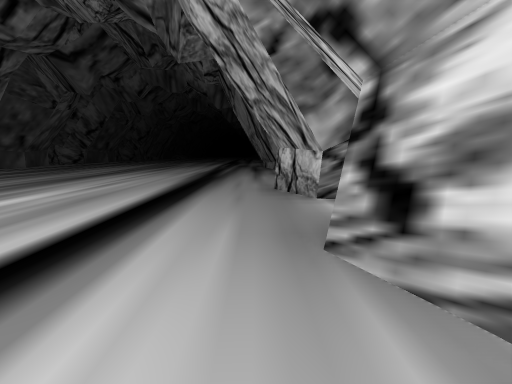
View 1 (above)

24 first-person views from a walk through a scene from a Unity 3-D project. The camera is 1.4 m above the floor, tilts 6° down and sees 70° across. The floor is counted in squares, 2 m on a side. Each view is taken from the middle of a square. On the plan, view 1 faces up. The plan holds only what a view shows up to about 11 squares ahead; the rest is blank. The place goes on beyond the plan. The player is left out.

View 2
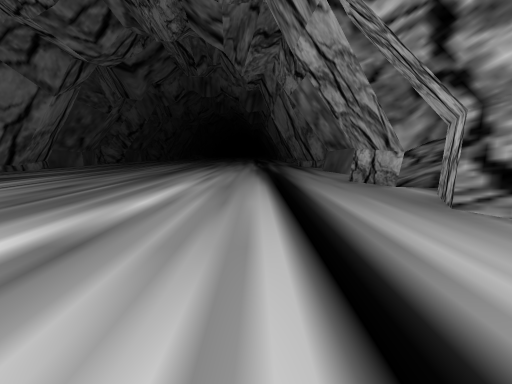

View 3
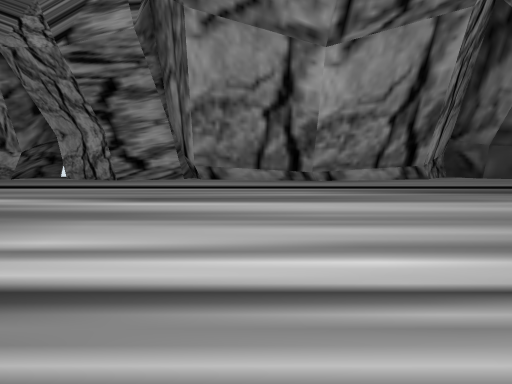

View 4
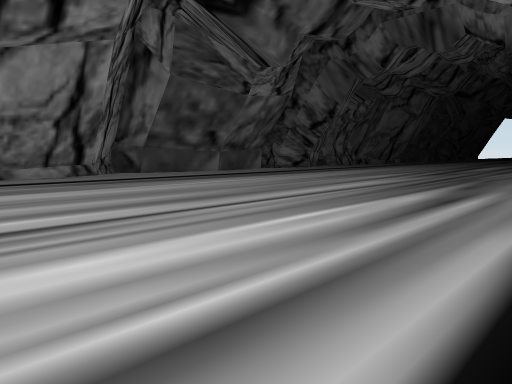

View 5
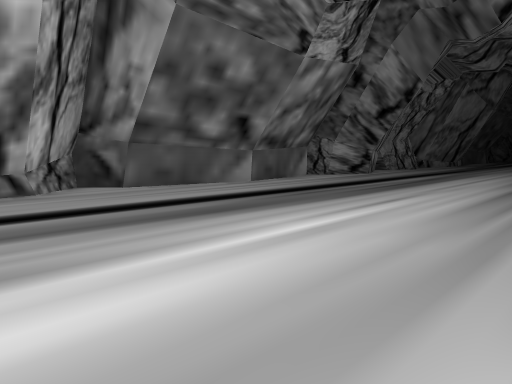

View 6
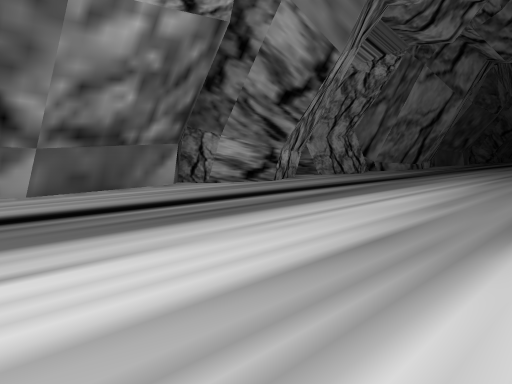

View 7
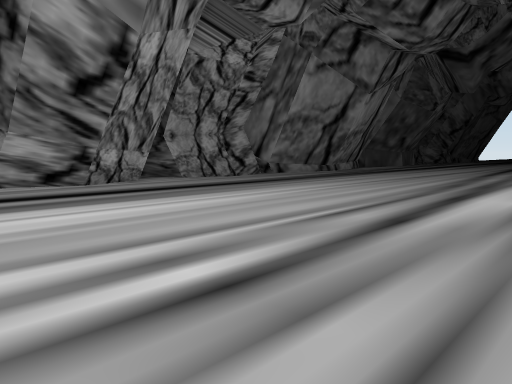

View 8
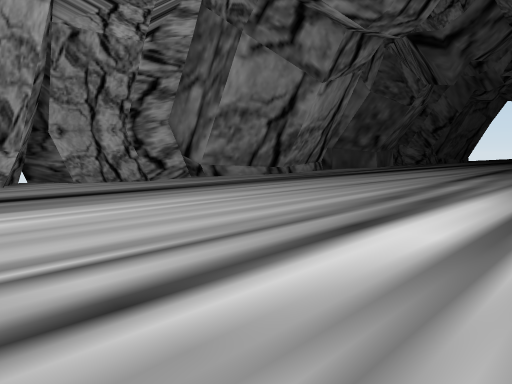

View 9
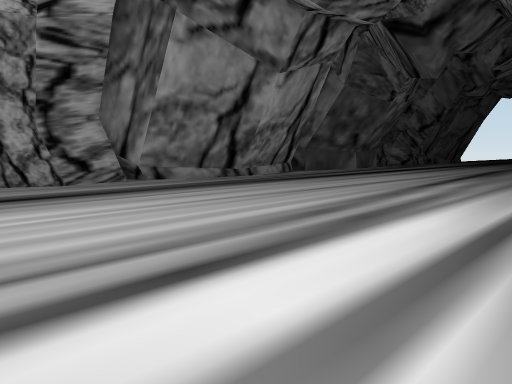

View 10
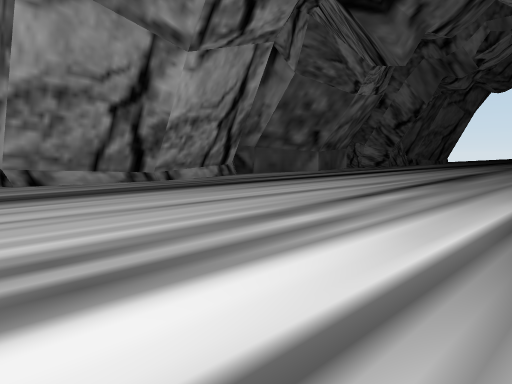

View 11
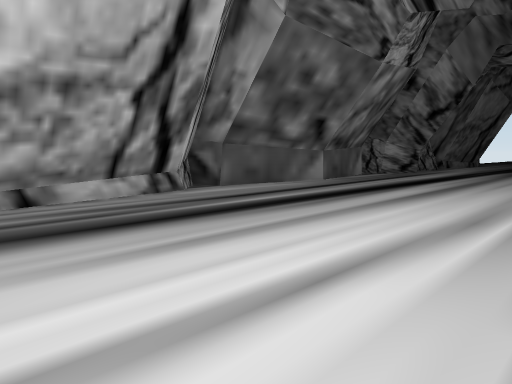

View 12
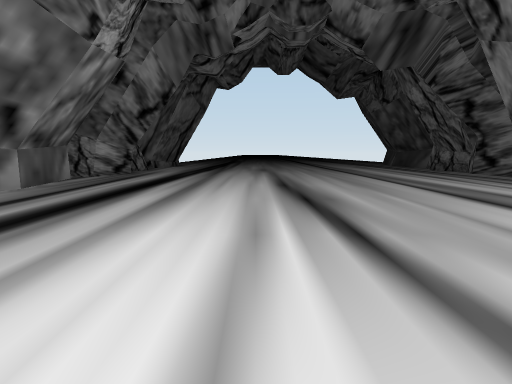

View 13
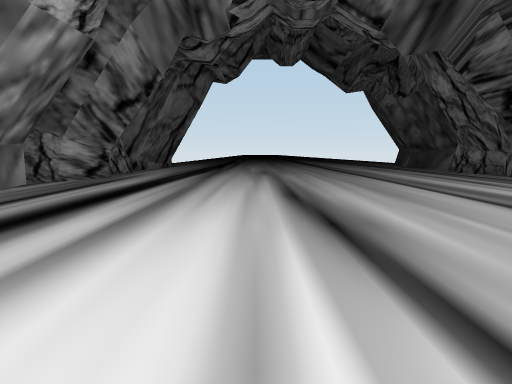

View 14
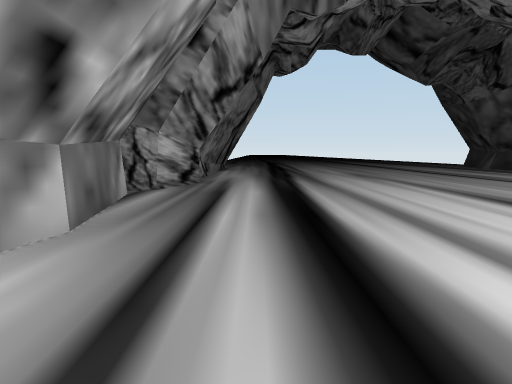

View 15
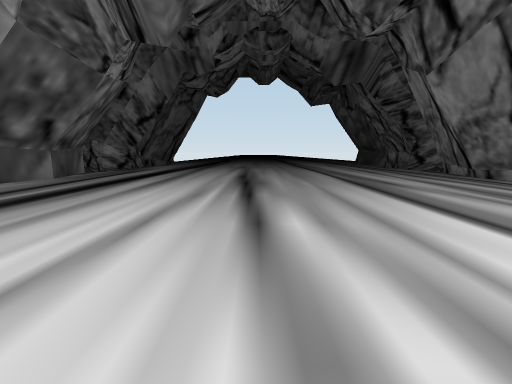

View 16
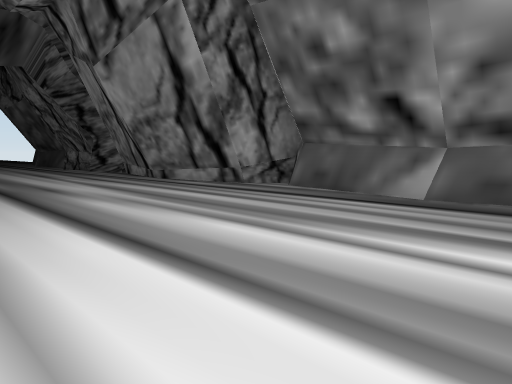

View 17
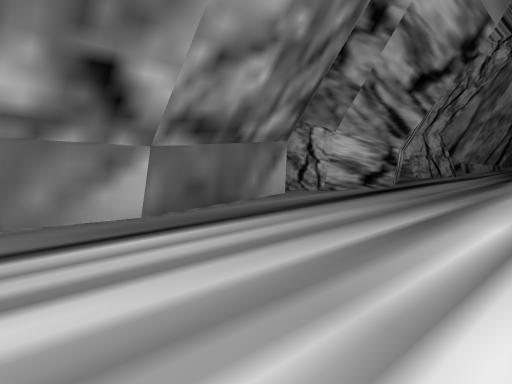

View 18
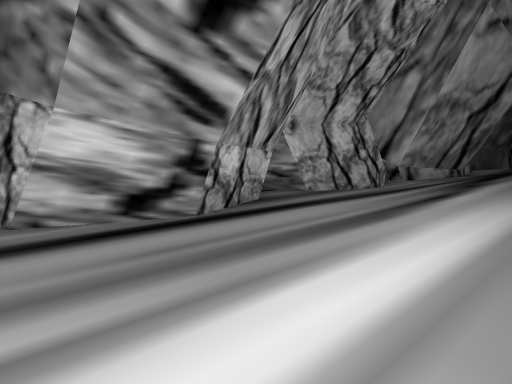

View 19
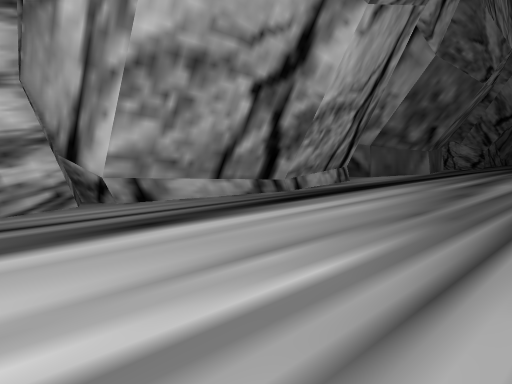

View 20
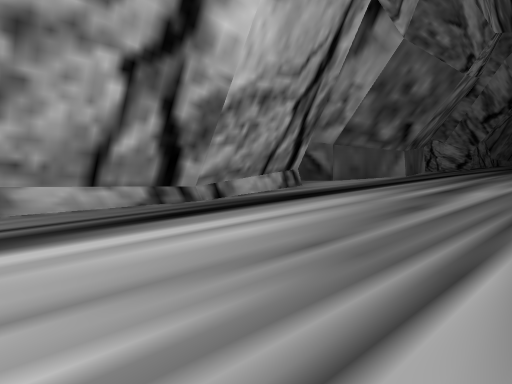

View 21
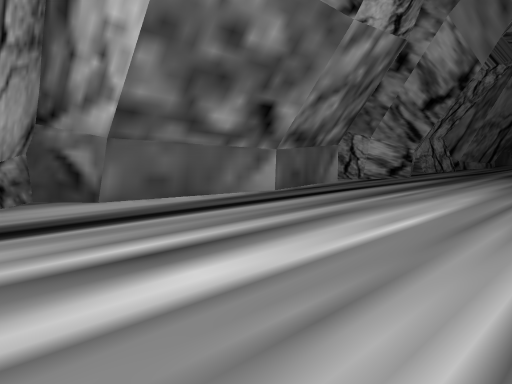

View 22
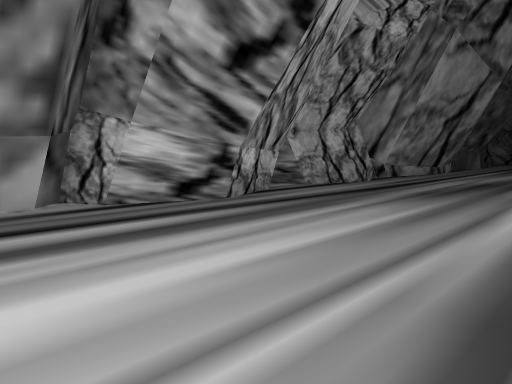

View 23
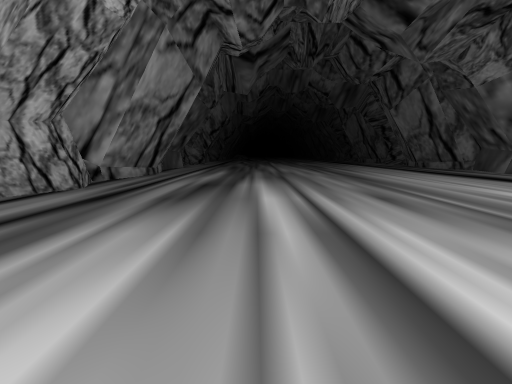

View 24
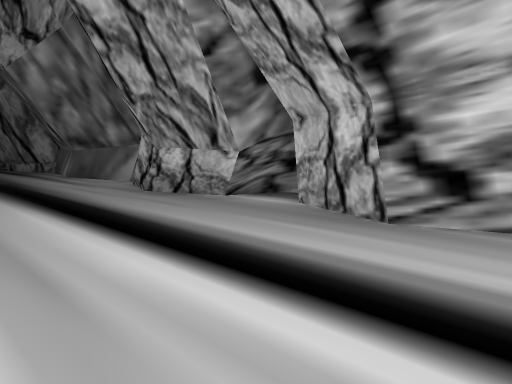

### Floor plan
Points are (right, up) in squares from view 1. A wall is a line through its corners. A room is listed if a view was taken in it or the views show most of it. See-through windows are left out.
Room 1 (views 1, 2, 3, 4, 5, 6, 7, 8, 9, 10, 11, 12, 13, 14, 15, 16, 17, 18, 19, 20, 21, 22, 23, 24)
walls: (1.4, -14.4) (1.8, -14.1) (1.3, -13.7) (0.8, -10.5); (0.8, -10.8) (1.4, -7.5) (2.2, -6.7) (0.8, -5.6) (0.1, -2.4) (0.3, -2); (-11.8, -14) (-12.5, -14.4); (-11.2, -11.2) (-11.7, -13.8); (-12.1, -14.3) (-11.6, -16.1) (-12.2, -17.7) (-12.9, -18); (1.9, -18.2) (1, -17.9) (0.4, -16.3) (0.9, -14.6) (1.3, -14.4); (-12, -18.6) (-11.3, -20.6); (2.4, -18.3) (1.5, -17.9); (-11.4, -20.2) (-12, -22.1) (-12.7, -22.5); (-11.8, -7.7) (-11.1, -10.9) (-11.2, -11.3); (-12, -7.6) (-11.4, -10.8) (-12, -13.9); (2.2, -6.8) (0.9, -5.5) (0.4, -2.2) (0.9, 0.7) (1.4, 1); (1.2, -22.1) (0.7, -20.3); (1.1, -22.3) (0.6, -20.7) (1.3, -18.9); (0.8, -22.6) (1.5, -22.2); (-13.1, -6.6) (-12.6, -7); (-13.1, -6.6) (-12.5, -7.1); (-12.4, -22.7) (-11.7, -26.2); (0.1, -25.7) (0.7, -22.9); (-11.8, -25.7) (-12.4, -28.9) (-12.9, -29.5) (-12, -30.5); (0.8, -28.9) (0.1, -25.6) (0.2, -25.3); (1.1, 1.1) (0.6, 2.6) (1.3, 4.6); (1.2, 1.1) (0.7, 2.9); (-12.3, 1.2) (-12.9, 0.9) (-12.4, 0.4) (-11.8, -2.7) (-12.3, -5.6) (-13.2, -6.5); (1.8, -29.8) (1, -28.9); (-13, -29.6) (-11.8, -30.5) (-11.1, -33.7) (-11.2, -34.1); (-12, 4.7) (-11.4, 3) (-12, 1.1) (-12.7, 0.8); (2, 5.1) (1, 5.4) (0.4, 7) (1, 8.8); (2.3, 5.1) (1.5, 5.4); (-12.1, 5.7) (-12.8, 5.4); (-11.6, 7.4) (-12.3, 5.4); (1.4, -36.7) (0.8, -33.5) (1.4, -30.2) (1.9, -29.8) (1, -29); (-12.3, 9) (-11.7, 7); (1.4, 9.4) (1, 11.6); (0.4, -39.1) (1, -37.2) (1.6, -36.9); (-11.4, 11.1) (-11.8, 9.3) (-12.2, 9.1)
low walls: (-11.7, -13.8) (-12.5, -14.2); (-12.4, -6) (-13.1, -6.6); (0.5, -25.3) (1, -22.8) (1.4, -22.5); (1, -29) (0.4, -25.7); (-12, -30.5) (-11.4, -33.7); (1.4, 5.5) (0.8, 5.6); (-12.2, 9.1) (-11.6, 7.4); (-11.6, 11.1) (-12, 9.3)

Positions as (right, up) in squares from view 1, and headings:
1: (0, 0), facing up
2: (-2, -2), facing up
3: (-9, -1), facing right
4: (-11, -1), facing down-right
5: (-6, -4), facing down-right
6: (-6, -9), facing down-right
7: (-8, -13), facing down-right
8: (-8, -16), facing down-right
9: (-8, -18), facing down-right
10: (-8, -21), facing down-right
11: (-5, -25), facing down-right
12: (-4, -26), facing down
13: (-4, -28), facing down
14: (-1, -30), facing down
15: (-5, -23), facing down
16: (-6, -24), facing down-left
17: (-8, -28), facing up-left
18: (-8, -23), facing up-left
19: (-7, -16), facing up-left
20: (-7, -14), facing up-left
21: (-7, -8), facing up-left
22: (-7, -1), facing up-left
23: (-8, 0), facing up
24: (-3, 1), facing up-right
